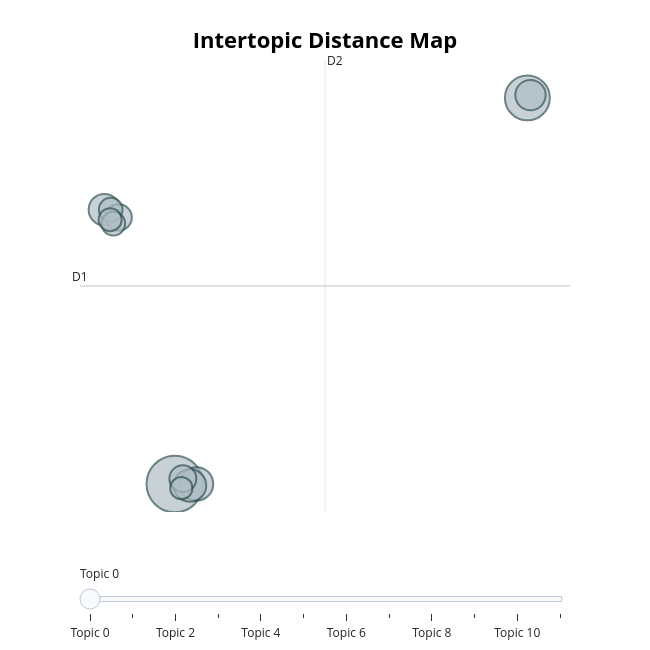

The code cell stored with this chart in its notebook:
### Code cell
# Intertopic Distance Map is similar to pyLDAviz.
fig = topic_model.visualize_topics()
fig.write_html(f'{model_name}/bertopic-intertopic-distance.html')
fig.show()

### Figure 1 — Plotly figure (JSON) as saved in the notebook; plotly's stock layout.template omitted (floating-point values rounded to 4 significant figures)
{"data": [{"customdata": [[0, "manager | rude | customer | store | said", 97], [1, "card | gift | account | called | cards", 61], [2, "customer | years | store | service | locations", 34], [3, "clean | place | loud | tables | dirty", 32], [4, "charge | tea | bags | chai | ask", 30], [5, "stars | rewards | free | program | customer", 28], [6, "line | minutes | went | 30 | order", 22], [7, "lid | cup | cappuccino | hot | drive", 21], [8, "mocha | cup | venti | choices | quantity", 17], [9, "caramel | ice | iced | ordered | order", 17], [10, "ordered | espresso | said | tall | went", 16], [11, "cheese | sandwich | bagel | cream cheese | cream", 15]], "hovertemplate": "<b>Topic %{customdata[0]}</b><br>%{customdata[1]}<br>Size: %{customdata[2]}", "legendgroup": "", "marker": {"color": "#B0BEC5", "line": {"color": "DarkSlateGrey", "width": 2}, "size": [97, 61, 34, 32, 30, 28, 22, 21, 17, 17, 16, 15], "sizemode": "area", "sizeref": 0.06062, "symbol": "circle"}, "mode": "markers", "name": "", "orientation": "v", "showlegend": false, "type": "scatter", "x": [-5.982, 16.93, -4.577, -4.997, -10.56, 17.14, -5.46, -9.633, -10.15, -9.981, -10.19, -5.56], "xaxis": "x", "y": [-12.86, 19.24, -12.86, -12.99, 9.943, 19.47, -12.42, 9.295, 9.953, 8.79, 9.114, -13.22], "yaxis": "y"}], "layout": {"annotations": [{"showarrow": false, "text": "D1", "x": -12.15, "y": 3.596, "yshift": 10}, {"showarrow": false, "text": "D2", "x": 3.779, "xshift": 10, "y": 22.39}], "height": 650, "hoverlabel": {"bgcolor": "white", "font": {"family": "Rockwell", "size": 16}}, "legend": {"itemsizing": "constant", "tracegroupgap": 0}, "margin": {"t": 60}, "shapes": [{"line": {"color": "#CFD8DC", "width": 2}, "type": "line", "x0": 3.779, "x1": 3.779, "y0": -15.2, "y1": 22.39}, {"line": {"color": "#9E9E9E", "width": 2}, "type": "line", "x0": -12.15, "x1": 19.71, "y0": 3.596, "y1": 3.596}], "sliders": [{"active": 0, "pad": {"t": 50}, "steps": [{"args": [{"marker.color": [["red", "#B0BEC5", "#B0BEC5", "#B0BEC5", "#B0BEC5", "#B0BEC5", "#B0BEC5", "#B0BEC5", "#B0BEC5", "#B0BEC5", "#B0BEC5", "#B0BEC5"]]}], "label": "Topic 0", "method": "update"}, {"args": [{"marker.color": [["#B0BEC5", "red", "#B0BEC5", "#B0BEC5", "#B0BEC5", "#B0BEC5", "#B0BEC5", "#B0BEC5", "#B0BEC5", "#B0BEC5", "#B0BEC5", "#B0BEC5"]]}], "label": "Topic 1", "method": "update"}, {"args": [{"marker.color": [["#B0BEC5", "#B0BEC5", "red", "#B0BEC5", "#B0BEC5", "#B0BEC5", "#B0BEC5", "#B0BEC5", "#B0BEC5", "#B0BEC5", "#B0BEC5", "#B0BEC5"]]}], "label": "Topic 2", "method": "update"}, {"args": [{"marker.color": [["#B0BEC5", "#B0BEC5", "#B0BEC5", "red", "#B0BEC5", "#B0BEC5", "#B0BEC5", "#B0BEC5", "#B0BEC5", "#B0BEC5", "#B0BEC5", "#B0BEC5"]]}], "label": "Topic 3", "method": "update"}, {"args": [{"marker.color": [["#B0BEC5", "#B0BEC5", "#B0BEC5", "#B0BEC5", "red", "#B0BEC5", "#B0BEC5", "#B0BEC5", "#B0BEC5", "#B0BEC5", "#B0BEC5", "#B0BEC5"]]}], "label": "Topic 4", "method": "update"}, {"args": [{"marker.color": [["#B0BEC5", "#B0BEC5", "#B0BEC5", "#B0BEC5", "#B0BEC5", "red", "#B0BEC5", "#B0BEC5", "#B0BEC5", "#B0BEC5", "#B0BEC5", "#B0BEC5"]]}], "label": "Topic 5", "method": "update"}, {"args": [{"marker.color": [["#B0BEC5", "#B0BEC5", "#B0BEC5", "#B0BEC5", "#B0BEC5", "#B0BEC5", "red", "#B0BEC5", "#B0BEC5", "#B0BEC5", "#B0BEC5", "#B0BEC5"]]}], "label": "Topic 6", "method": "update"}, {"args": [{"marker.color": [["#B0BEC5", "#B0BEC5", "#B0BEC5", "#B0BEC5", "#B0BEC5", "#B0BEC5", "#B0BEC5", "red", "#B0BEC5", "#B0BEC5", "#B0BEC5", "#B0BEC5"]]}], "label": "Topic 7", "method": "update"}, {"args": [{"marker.color": [["#B0BEC5", "#B0BEC5", "#B0BEC5", "#B0BEC5", "#B0BEC5", "#B0BEC5", "#B0BEC5", "#B0BEC5", "red", "#B0BEC5", "#B0BEC5", "#B0BEC5"]]}], "label": "Topic 8", "method": "update"}, {"args": [{"marker.color": [["#B0BEC5", "#B0BEC5", "#B0BEC5", "#B0BEC5", "#B0BEC5", "#B0BEC5", "#B0BEC5", "#B0BEC5", "#B0BEC5", "red", "#B0BEC5", "#B0BEC5"]]}], "label": "Topic 9", "method": "update"}, {"args": [{"marker.color": [["#B0BEC5", "#B0BEC5", "#B0BEC5", "#B0BEC5", "#B0BEC5", "#B0BEC5", "#B0BEC5", "#B0BEC5", "#B0BEC5", "#B0BEC5", "red", "#B0BEC5"]]}], "label": "Topic 10", "method": "update"}, {"args": [{"marker.color": [["#B0BEC5", "#B0BEC5", "#B0BEC5", "#B0BEC5", "#B0BEC5", "#B0BEC5", "#B0BEC5", "#B0BEC5", "#B0BEC5", "#B0BEC5", "#B0BEC5", "red"]]}], "label": "Topic 11", "method": "update"}]}], "title": {"font": {"color": "Black", "size": 22}, "text": "<b>Intertopic Distance Map</b>", "x": 0.5, "xanchor": "center", "y": 0.95, "yanchor": "top"}, "width": 650, "xaxis": {"anchor": "y", "domain": [0, 1], "range": [-12.15, 19.71], "title": {"text": ""}, "visible": false}, "yaxis": {"anchor": "x", "domain": [0, 1], "range": [-15.2, 22.39], "title": {"text": ""}, "visible": false}}}
